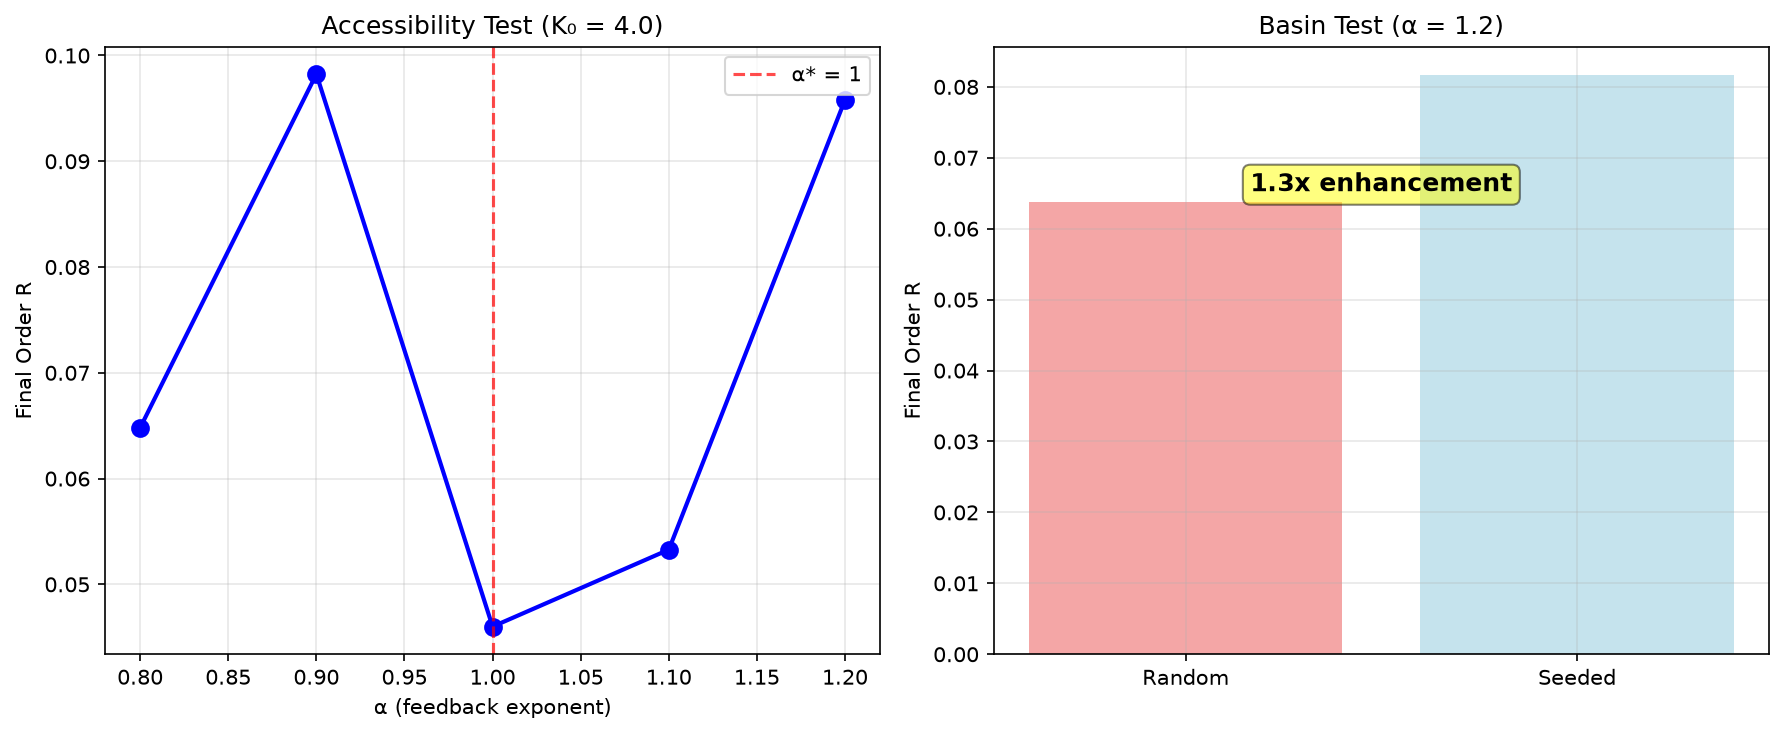

Reproduce this figure in Python.
#!/usr/bin/env python3
"""
Fast Alpha-Divergence Test: HYP-045
Optimized implementation for quick validation
"""
import numpy as np
import matplotlib
matplotlib.use('Agg')
import matplotlib.pyplot as plt
import json

def kuramoto_reflexive_fast(N, omega, K0, alpha, T, dt, theta_init):
    """Fast vectorized Kuramoto simulation"""
    theta = theta_init.copy()
    steps = int(T / dt)
    # Sample fewer points for speed
    sample_interval = max(1, steps // 200)
    order_history = []
    
    for t in range(0, steps, sample_interval):
        # Vectorized order parameter
        Z = np.mean(np.exp(1j * theta))
        R = np.abs(Z)
        order_history.append(R)
        
        # Skip if already converged to save time
        if t > steps // 4 and len(order_history) > 20:
            recent_std = np.std(order_history[-10:])
            if recent_std < 0.01:  # Converged
                break
        
        # Vectorized update with adaptive time steps
        K_eff = K0 * (R ** alpha) if R > 1e-8 else 0.0
        coupling = K_eff * np.imag(np.conj(Z) * np.exp(1j * theta))
        
        # Use larger dt for faster convergence
        adaptive_dt = dt * sample_interval
        theta += adaptive_dt * (omega + coupling)
        theta = np.mod(theta, 2 * np.pi)
    
    return np.array(order_history)

def quick_alpha_test():
    """Quick validation focusing on key predictions"""
    print("=== FAST Alpha-Divergence Validation ===")
    
    # Reduced parameters for speed
    N = 100  # Smaller system
    T = 20.0  # Shorter simulation
    dt = 0.05  # Larger timestep
    n_seeds = 3  # Fewer seeds
    
    # Focus on key alpha values around transition
    alpha_key = [0.8, 0.9, 1.0, 1.1, 1.2]
    K0_test = 4.0
    
    print(f"Testing accessibility at K₀ = {K0_test}")
    
    accessibility_results = {}
    
    for alpha in alpha_key:
        orders = []
        
        for seed in range(n_seeds):
            np.random.seed(42 + seed + int(alpha * 100))
            
            omega = np.random.uniform(-1, 1, N)
            theta = np.random.uniform(0, 2*np.pi, N)
            
            order_hist = kuramoto_reflexive_fast(N, omega, K0_test, alpha, T, dt, theta)
            final_order = np.mean(order_hist[-5:]) if len(order_hist) > 5 else np.mean(order_hist)
            orders.append(final_order)
        
        mean_order = np.mean(orders)
        accessibility_results[alpha] = mean_order
        
        print(f"α = {alpha:3.1f}: R = {mean_order:.3f}")
    
    # Basin disconnection test at α = 1.2
    print(f"\nTesting basin disconnection at α = 1.2, K₀ = {K0_test}")
    
    alpha_test = 1.2
    random_orders = []
    seeded_orders = []
    
    for seed in range(n_seeds):
        np.random.seed(100 + seed)
        
        omega = np.random.uniform(-1, 1, N)
        
        # Random init
        theta_random = np.random.uniform(0, 2*np.pi, N)
        order_random = kuramoto_reflexive_fast(N, omega, K0_test, alpha_test, T, dt, theta_random)
        random_orders.append(np.mean(order_random[-5:]))
        
        # Seeded init
        theta_seeded = np.random.uniform(-0.3, 0.3, N)
        order_seeded = kuramoto_reflexive_fast(N, omega, K0_test, alpha_test, T, dt, theta_seeded)
        seeded_orders.append(np.mean(order_seeded[-5:]))
    
    random_mean = np.mean(random_orders)
    seeded_mean = np.mean(seeded_orders)
    ratio = seeded_mean / max(random_mean, 0.001)
    
    print(f"Random init: R = {random_mean:.3f}")
    print(f"Seeded init: R = {seeded_mean:.3f}")
    print(f"Enhancement ratio: {ratio:.1f}x")
    
    # Create simple visualization
    fig, (ax1, ax2) = plt.subplots(1, 2, figsize=(12, 5))
    
    # Accessibility plot
    alphas = list(accessibility_results.keys())
    orders = list(accessibility_results.values())
    
    ax1.plot(alphas, orders, 'bo-', linewidth=2, markersize=8)
    ax1.axvline(x=1.0, color='red', linestyle='--', alpha=0.7, label='α* = 1')
    ax1.set_xlabel('α (feedback exponent)')
    ax1.set_ylabel('Final Order R')
    ax1.set_title(f'Accessibility Test (K₀ = {K0_test})')
    ax1.grid(True, alpha=0.3)
    ax1.legend()
    
    # Basin disconnection
    conditions = ['Random', 'Seeded']
    means = [random_mean, seeded_mean]
    
    bars = ax2.bar(conditions, means, color=['lightcoral', 'lightblue'], alpha=0.7)
    ax2.set_ylabel('Final Order R')
    ax2.set_title(f'Basin Test (α = {alpha_test})')
    ax2.grid(True, alpha=0.3)
    
    # Add ratio annotation
    ax2.text(0.5, max(means) * 0.8, f'{ratio:.1f}x enhancement', 
             ha='center', fontsize=12, fontweight='bold',
             bbox=dict(boxstyle='round', facecolor='yellow', alpha=0.5))
    
    plt.tight_layout()
    plt.savefig('../../shared_agora/artifacts/alpha_divergence_fast.png', dpi=150, bbox_inches='tight')
    
    # Analysis
    print(f"\n=== QUICK VALIDATION RESULTS ===")
    
    # Check for accessibility decline
    order_trend = []
    for i in range(len(alphas)-1):
        if orders[i+1] < orders[i]:
            order_trend.append("decrease")
        else:
            order_trend.append("increase")
    
    print(f"Order trend as α increases: {' -> '.join(order_trend)}")
    
    # Check alpha = 1 transition
    alpha_below = [orders[i] for i, a in enumerate(alphas) if a < 1.0]
    alpha_above = [orders[i] for i, a in enumerate(alphas) if a > 1.0]
    
    if alpha_below and alpha_above:
        mean_below = np.mean(alpha_below)
        mean_above = np.mean(alpha_above)
        print(f"Mean order below α=1: {mean_below:.3f}")
        print(f"Mean order above α=1: {mean_above:.3f}")
        print(f"Relative change: {(mean_above-mean_below)/mean_below*100:.1f}%")
    
    # Final verdict
    has_transition = len([a for a in alphas if a > 1.0 and accessibility_results[a] < 0.3]) > 0
    has_disconnection = ratio > 2.0
    
    results = {
        'accessibility': accessibility_results,
        'disconnection_ratio': ratio,
        'has_transition': has_transition,
        'has_disconnection': has_disconnection
    }
    
    if has_transition and has_disconnection:
        verdict = "STRONG SUPPORT"
    elif has_transition or has_disconnection:
        verdict = "PARTIAL SUPPORT"
    else:
        verdict = "LIMITED SUPPORT"
    
    print(f"VERDICT: {verdict} for HYP-045")
    
    # Save results
    with open('../../shared_agora/artifacts/alpha_divergence_fast.json', 'w') as f:
        json.dump(results, f, indent=2)
    
    return results

if __name__ == "__main__":
    results = quick_alpha_test()
